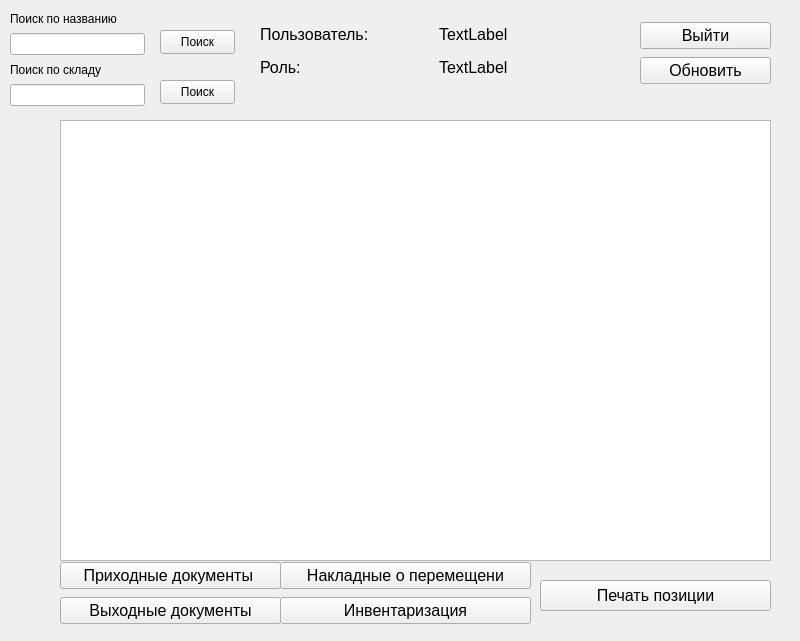
<?xml version="1.0" encoding="UTF-8"?>
<ui version="4.0">
 <class>MainUsersWorkers</class>
 <widget class="QMainWindow" name="MainUsersWorkers">
  <property name="geometry">
   <rect>
    <x>0</x>
    <y>0</y>
    <width>800</width>
    <height>641</height>
   </rect>
  </property>
  <property name="windowTitle">
   <string>ПМ Склад</string>
  </property>
  <property name="windowIcon">
   <iconset resource="src.qrc">
    <normaloff>:/images/img/logopm.png</normaloff>:/images/img/logopm.png</iconset>
  </property>
  <property name="styleSheet">
   <string notr="true">#centralwidget{border-image: url(:/images/img/fonpril.png);}</string>
  </property>
  <widget class="QWidget" name="centralwidget">
   <widget class="QTableView" name="tbSklad">
    <property name="geometry">
     <rect>
      <x>60</x>
      <y>120</y>
      <width>711</width>
      <height>441</height>
     </rect>
    </property>
   </widget>
   <widget class="QWidget" name="layoutWidget_2">
    <property name="geometry">
     <rect>
      <x>260</x>
      <y>20</y>
      <width>351</width>
      <height>61</height>
     </rect>
    </property>
    <layout class="QVBoxLayout" name="verticalLayout_3">
     <item>
      <layout class="QHBoxLayout" name="horizontalLayout_3">
       <item>
        <widget class="QLabel" name="label_3">
         <property name="font">
          <font>
           <pointsize>12</pointsize>
          </font>
         </property>
         <property name="text">
          <string>Пользователь:</string>
         </property>
        </widget>
       </item>
       <item>
        <widget class="QLabel" name="lblUser_2">
         <property name="font">
          <font>
           <pointsize>12</pointsize>
          </font>
         </property>
         <property name="text">
          <string>TextLabel</string>
         </property>
        </widget>
       </item>
      </layout>
     </item>
     <item>
      <layout class="QHBoxLayout" name="horizontalLayout_4">
       <item>
        <widget class="QLabel" name="label_4">
         <property name="font">
          <font>
           <pointsize>12</pointsize>
          </font>
         </property>
         <property name="text">
          <string>Роль:                </string>
         </property>
        </widget>
       </item>
       <item>
        <widget class="QLabel" name="lblPost_2">
         <property name="font">
          <font>
           <pointsize>12</pointsize>
          </font>
         </property>
         <property name="text">
          <string>TextLabel</string>
         </property>
        </widget>
       </item>
      </layout>
     </item>
    </layout>
   </widget>
   <widget class="QWidget" name="layoutWidget">
    <property name="geometry">
     <rect>
      <x>640</x>
      <y>20</y>
      <width>131</width>
      <height>68</height>
     </rect>
    </property>
    <layout class="QVBoxLayout" name="verticalLayout_4">
     <item>
      <widget class="QPushButton" name="btnClose_2">
       <property name="font">
        <font>
         <pointsize>12</pointsize>
        </font>
       </property>
       <property name="text">
        <string>Выйти</string>
       </property>
      </widget>
     </item>
     <item>
      <widget class="QPushButton" name="btnRefresh_2">
       <property name="font">
        <font>
         <pointsize>12</pointsize>
        </font>
       </property>
       <property name="text">
        <string>Обновить</string>
       </property>
      </widget>
     </item>
    </layout>
   </widget>
   <widget class="QPushButton" name="pbPrint">
    <property name="geometry">
     <rect>
      <x>540</x>
      <y>580</y>
      <width>231</width>
      <height>31</height>
     </rect>
    </property>
    <property name="font">
     <font>
      <pointsize>12</pointsize>
     </font>
    </property>
    <property name="text">
     <string>Печать позиции</string>
    </property>
   </widget>
   <widget class="QWidget" name="layoutWidget">
    <property name="geometry">
     <rect>
      <x>60</x>
      <y>560</y>
      <width>221</width>
      <height>68</height>
     </rect>
    </property>
    <layout class="QVBoxLayout" name="verticalLayout">
     <item>
      <widget class="QPushButton" name="pbReceipt_documents">
       <property name="font">
        <font>
         <pointsize>12</pointsize>
        </font>
       </property>
       <property name="text">
        <string>Приходные документы </string>
       </property>
      </widget>
     </item>
     <item>
      <widget class="QPushButton" name="pbReturn_documents">
       <property name="font">
        <font>
         <pointsize>12</pointsize>
        </font>
       </property>
       <property name="text">
        <string>Выходные документы</string>
       </property>
      </widget>
     </item>
    </layout>
   </widget>
   <widget class="QWidget" name="layoutWidget">
    <property name="geometry">
     <rect>
      <x>280</x>
      <y>560</y>
      <width>251</width>
      <height>68</height>
     </rect>
    </property>
    <layout class="QVBoxLayout" name="verticalLayout_5">
     <item>
      <widget class="QPushButton" name="pbTransfer_invoices">
       <property name="font">
        <font>
         <pointsize>12</pointsize>
        </font>
       </property>
       <property name="text">
        <string>Накладные о перемещени</string>
       </property>
      </widget>
     </item>
     <item>
      <widget class="QPushButton" name="pbInventory">
       <property name="font">
        <font>
         <pointsize>12</pointsize>
        </font>
       </property>
       <property name="text">
        <string>Инвентаризация</string>
       </property>
      </widget>
     </item>
    </layout>
   </widget>
   <widget class="QPushButton" name="pbSearchLocation">
    <property name="geometry">
     <rect>
      <x>160</x>
      <y>80</y>
      <width>75</width>
      <height>24</height>
     </rect>
    </property>
    <property name="text">
     <string>Поиск</string>
    </property>
   </widget>
   <widget class="QPushButton" name="pbSearchProduct">
    <property name="geometry">
     <rect>
      <x>160</x>
      <y>30</y>
      <width>75</width>
      <height>24</height>
     </rect>
    </property>
    <property name="text">
     <string>Поиск</string>
    </property>
   </widget>
   <widget class="QWidget" name="">
    <property name="geometry">
     <rect>
      <x>10</x>
      <y>10</y>
      <width>135</width>
      <height>96</height>
     </rect>
    </property>
    <layout class="QVBoxLayout" name="verticalLayout_2">
     <item>
      <widget class="QLabel" name="label">
       <property name="text">
        <string>Поиск по названию</string>
       </property>
      </widget>
     </item>
     <item>
      <widget class="QLineEdit" name="txtProduct"/>
     </item>
     <item>
      <widget class="QLabel" name="label_2">
       <property name="text">
        <string>Поиск по складу</string>
       </property>
      </widget>
     </item>
     <item>
      <widget class="QLineEdit" name="txtLocation"/>
     </item>
    </layout>
   </widget>
  </widget>
 </widget>
 <resources>
  <include location="src.qrc"/>
 </resources>
 <connections/>
</ui>
